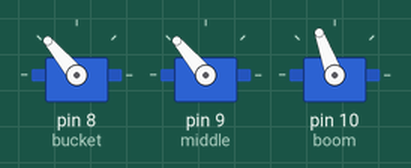
Bench run of a sketch on a simulated Arduino Uno, built with avr-gcc and run on an emulated ATmega328P. Parts: 3 × servo.

Above: at 39.2 s.
Timing chart, 0 to 40.0 s (numbered marks = the images above):
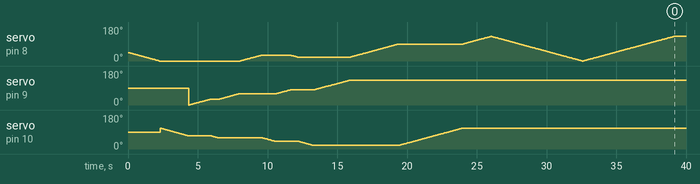

The sketch:

Excavator_Arm_Testing_Angles.ino
```cpp
#include <Servo.h>
#include <Wire.h>

#define SLAVE_ADDR 9

const int buttonPin = 6;
String command = "";
bool isDone = true;
int buttonState = 0;

Servo bucket;  // 8
Servo middle;  // 9
Servo boom;    // 10

int IN1 = 7;  // for stepper motor under excavator arm
int IN2 = 6;
int IN3 = 5;
int IN4 = 4;
int ENA = 3;
int ENB = 2;

int count = 0;

void setup() {
  Serial.begin(9600);

  bucket.attach(8);  //bucket pin number
  middle.attach(9);
  boom.attach(10);

  pinMode(buttonPin, INPUT_PULLUP);
}


void loop() {
  // put your main code here, to run repeatedly:
  switch (count) {
    case (0):;
      {
        for (int i = 45; i >= 0; i--) {
          bucket.write(i);
          delay(50);  // bigger delay will slow it
        }
        for (int i = 110; i >= 70; i--) {
          boom.write(i);
          delay(50);

          count++;
        }
      }
    case (1):;
      {
        for (int i = 0; i <= 30; i++) {  // can write as -= 2 or any integer
          middle.write(i);
          delay(50);
        }
        for (int i = 70; i >= 60; i--) {  // can write as -= 2 or any integer
          boom.write(i);
          delay(50);
        }
        for (int i = 30; i <= 60; i++) {  // can write as -= 2 or any integer
          middle.write(i);
          delay(50);
        }
        for (int i = 0; i <= 30; i++) {
          bucket.write(i);
          delay(50);  // bigger delay will slow it
        }
        for (int i = 60; i >= 40; i--) {  // can write as -= 2 or any integer
          boom.write(i);
          delay(50);
        }
        for (int i = 60; i <= 80; i++) {  // can write as -= 2 or any integer
          middle.write(i);
          delay(50);
        }
        for (int i = 30; i >= 20; i--) {
          bucket.write(i);
          delay(50);
        }
        for (int i = 40; i >= 20; i--) {  // can write as -= 2 or any integer
          boom.write(i);
          delay(50);
        }
        for (int i = 80; i <= 100; i++) {  // can write as -= 2 or any integer
          middle.write(i);
          delay(50);
        }
        for (int i = 100; i <= 130; i++) {  // can write as -= 2 or any integer
          middle.write(i);
          delay(50);
        }
        for (int i = 20; i <= 90; i++) {
          bucket.write(i);
          delay(50);  // bigger delay will slow it

          count++;
        }
      }
    case (2):;
      {
        for (int i = 20; i <= 110; i++) {
          boom.write(i);
          delay(50);
        }
        for (int i = 90; i <= 130; i++) {
          bucket.write(i);
          delay(50);
        }
      }
    case (3):;
      {
        for (int i = 130; i >= 0; i--) {
          bucket.write(i);
          delay(50);
        }
      }
    case (4):;
      {
        for (int i = 0; i <= 130; i++) {
          bucket.write(i);
          delay(50);
        }
      }
  }

}
```
